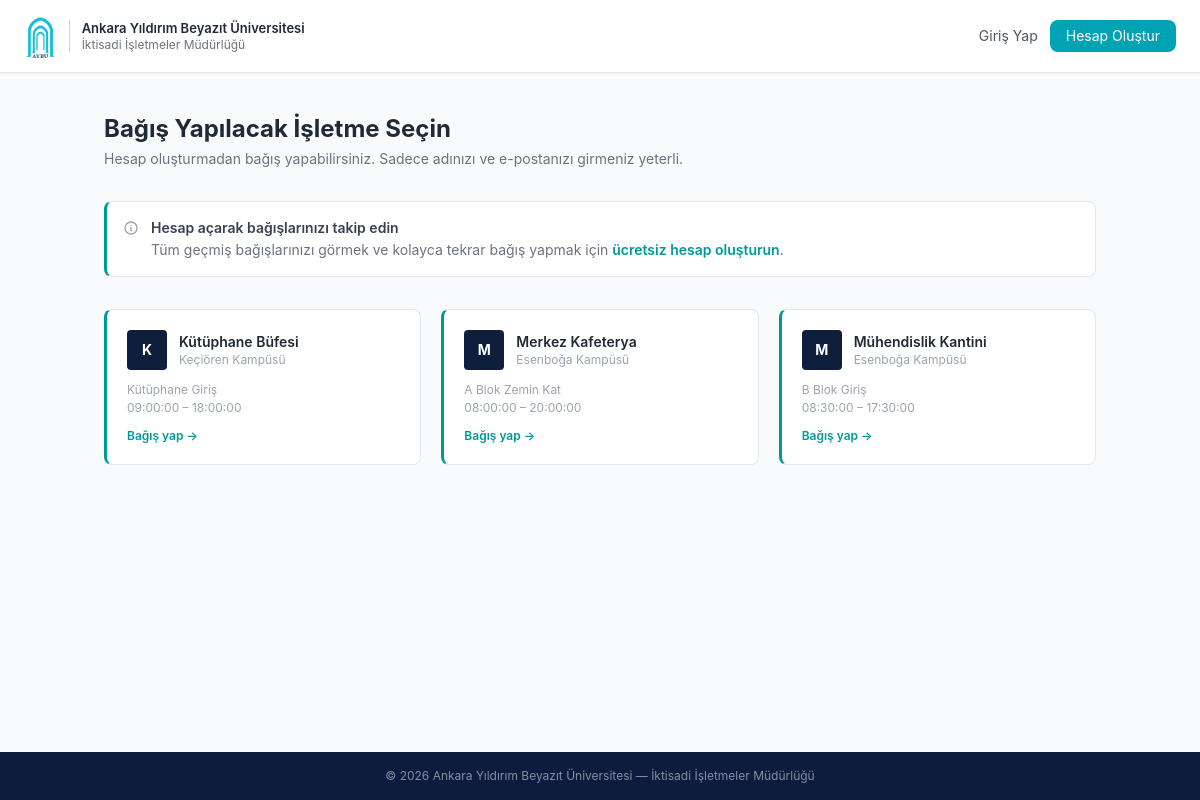
Screenshot of /askida/public/misafir-bagis with the database file from the repository.
### tables this page shows
CREATE TABLE IF NOT EXISTS venues (
    id          INT UNSIGNED AUTO_INCREMENT PRIMARY KEY,
    name        VARCHAR(255) NOT NULL,
    campus_name VARCHAR(255) NOT NULL,
    slug        VARCHAR(255) NOT NULL UNIQUE,
    description TEXT NULL,
    location    VARCHAR(255) NULL,
    phone       VARCHAR(20) NULL,
    is_active   TINYINT(1) NOT NULL DEFAULT 1,
    opens_at    TIME NULL,
    closes_at   TIME NULL,
    created_at  DATETIME NOT NULL DEFAULT CURRENT_TIMESTAMP,
    updated_at  DATETIME NOT NULL DEFAULT CURRENT_TIMESTAMP
                  ON UPDATE CURRENT_TIMESTAMP
);

### src/helpers.php (called while the page is built, shortened)
<?php
if (!function_exists('e')) {
    function e(mixed $value): string
    {
        return htmlspecialchars((string)$value, ENT_QUOTES | ENT_SUBSTITUTE, 'UTF-8');
    }
}
if (!function_exists('view')) {
    function view(string $template, array $data = []): void
    {
        extract($data, EXTR_SKIP);
        $file = ROOT . '/views/' . $template . '.php';
        require $file;
    }
}
if (!function_exists('asset')) {
    function asset(string $path): string
    {
        return BASE_URL . '/assets/' . ltrim($path, '/');
    }
}
if (!function_exists('url')) {
    function url(string $path = ''): string
    {
        if ($path === '') {
            return BASE_URL;
        }
        return BASE_URL . '/' . ltrim($path, '/');
    }
}

### src/controllers/GuestDonorController.php (called while the page is built, shortened)
<?php
class GuestDonorController
{
    public function venuesList(): void
    {
        $venueModel = new VenueModel();
        $venues     = $venueModel->getAll(true);
        view('guest/venues', compact('pageTitle', 'venues'));
    }
}

### public/index.php (called while the page is built, shortened)
<?php
require dirname(__DIR__) . '/src/bootstrap.php';
$router = new Router();
$router->get('/giris', [Controllers\AuthController::class, 'loginForm']);
$router->post('/giris', [Controllers\AuthController::class, 'login']);
$router->post('/cikis', [Controllers\AuthController::class, 'logout']);
$router->get('/sifremi-unuttum', [Controllers\PasswordResetController::class, 'forgotPasswordForm']);
$router->post('/sifremi-unuttum', [Controllers\PasswordResetController::class, 'sendResetLink']);
$router->get('/sifre-sifirla', [Controllers\PasswordResetController::class, 'resetPasswordForm']);
$router->post('/sifre-sifirla', [Controllers\PasswordResetController::class, 'resetPassword']);
$router->get('/admin', [Controllers\AdminController::class, 'dashboard']);
$router->get('/admin/isletmeler', [Controllers\AdminController::class, 'venuesList']);
$router->get('/admin/isletmeler/yeni', [Controllers\AdminController::class, 'venueCreate']);
$router->post('/admin/isletmeler/yeni', [Controllers\AdminController::class, 'venueStore']);
$router->get('/admin/isletmeler/{id}', [Controllers\AdminController::class, 'venueShow']);
$router->get('/admin/isletmeler/{id}/duzenle', [Controllers\AdminController::class, 'venueEdit']);
$router->post('/admin/isletmeler/{id}/duzenle', [Controllers\AdminController::class, 'venueUpdate']);
$router->post('/admin/isletmeler/{id}/urun-ekle', [Controllers\AdminController::class, 'productStore']);
$router->post('/admin/isletmeler/{id}/urun/{pid}/guncelle', [Controllers\AdminController::class, 'productUpdate']);
$router->post('/admin/isletmeler/{id}/urun/{pid}/sil', [Controllers\AdminController::class, 'productDelete']);
$router->get('/admin/bagislar', [Controllers\AdminController::class, 'donationsList']);
$router->post('/admin/bagislar/{id}/onayla', [Controllers\AdminController::class, 'donationApprove']);
$router->get('/admin/kullanicilar', [Controllers\AdminController::class, 'usersList']);
$router->post('/admin/kullanicilar/ekle', [Controllers\AdminController::class, 'userStore']);
$router->post('/admin/kullanicilar/{id}/toggle', [Controllers\AdminController::class, 'userToggle']);
$router->post('/admin/kullanicilar/{id}/ata', [Controllers\AdminController::class, 'userAssignVenue']);
$router->get('/admin/rezervasyonlar', [Controllers\AdminController::class, 'reservationsList']);
$router->get('/admin/ayarlar', [Controllers\AdminController::class, 'settingsForm']);
$router->post('/admin/ayarlar', [Controllers\AdminController::class, 'settingsUpdate']);
$router->get('/isletme', [Controllers\VenueAdminController::class, 'dashboard']);
$router->get('/isletme/stok', [Controllers\VenueAdminController::class, 'stock']);
$router->get('/isletme/bagislar', [Controllers\VenueAdminController::class, 'donations']);
$router->post('/isletme/bagislar/{id}/onayla', [Controllers\VenueAdminController::class, 'donationApprove']);
$router->get('/isletme/rezervasyonlar', [Controllers\VenueAdminController::class, 'reservations']);
$router->get('/isletme/teslim', [Controllers\VenueAdminController::class, 'cashier']);
$router->get('/isletme/kod-sorgula', [Controllers\VenueAdminController::class, 'claimLookup']);
$router->post('/isletme/teslim', [Controllers\VenueAdminController::class, 'claim']);
$router->get('/kasa', [Controllers\LegacyRedirectController::class, 'kasaTeslim']);
$router->post('/kasa/teslim', [Controllers\LegacyRedirectController::class, 'kasaTeslimPost']);
$router->get('/isletmeler', [Controllers\StudentController::class, 'venues']);
$router->get('/isletmeler/{id}', [Controllers\StudentController::class, 'venueDetail']);
$router->get('/isletmeler/{id}/rezerve', [Controllers\StudentController::class, 'reserveForm']);
$router->post('/isletmeler/{id}/rezerve', [Controllers\StudentController::class, 'reserveStore']);
$router->get('/rezervasyonlarim', [Controllers\StudentController::class, 'reservations']);
$router->get('/rezervasyonlarim/{id}/qr', [Controllers\StudentController::class, 'showQr']);
$router->get('/bagis', [Controllers\DonorController::class, 'venues']);
$router->get('/bagis/{id}', [Controllers\DonorController::class, 'donateForm']);
$router->post('/bagis/{id}', [Controllers\DonorController::class, 'donateStore']);
$router->get('/bagislarim', [Controllers\DonorController::class, 'donations']);
$router->get('/misafir-bagis', [Controllers\GuestDonorController::class, 'venuesList']);
$router->get('/misafir-bagis/{id}', [Controllers\GuestDonorController::class, 'donateForm']);
$router->post('/misafir-bagis/{id}', [Controllers\GuestDonorController::class, 'donateStore']);
$router->get('/kayit', [Controllers\RegisterController::class, 'form']);
$router->post('/kayit', [Controllers\RegisterController::class, 'store']);
$router->get('/isletme/{id}', [Controllers\PublicController::class, 'venueDetail']);
$router->get('/', [Controllers\AuthController::class, 'root']);
$router->dispatch($_SERVER['REQUEST_METHOD'], $_SERVER['REQUEST_URI']);

### src/bootstrap.php (called while the page is built, shortened)
<?php
spl_autoload_register(function (string $class): void {
    $map = [
        'Core\\'       => ROOT . '/src/core/',
        'Models\\'     => ROOT . '/src/models/',
        'Services\\'   => ROOT . '/src/services/',
        'Controllers\\' => ROOT . '/src/controllers/',
    ];
    foreach ($map as $prefix => $dir) {
        if (str_starts_with($class, $prefix)) {
            $relative = substr($class, strlen($prefix));
            $file = $dir . str_replace('\\', '/', $relative) . '.php';
            return;
        }
    }
});
require ROOT . '/src/helpers.php';

### src/config/database.php (called while the page is built)
<?php
return [
    'host'     => $_ENV['DB_HOST']   ?? '127.0.0.1',
    'port'     => $_ENV['DB_PORT']   ?? '3306',
    'dbname'   => $_ENV['DB_NAME']   ?? 'askida_kampus',
    'username' => $_ENV['DB_USER']   ?? 'root',
    'password' => $_ENV['DB_PASS']   ?? '',
    'charset'  => 'utf8mb4',
];

### src/core/Database.php (called while the page is built, shortened)
<?php
class Database
{
    private static ?PDO $instance = null;
    public static function getInstance(): PDO
    {
        if (self::$instance === null) {
            $config = require ROOT . '/src/config/database.php';
            $dsn = sprintf(
                'mysql:host=%s;port=%s;dbname=%s;charset=%s',
                $config['host'],
                $config['port'],
                $config['dbname'],
                $config['charset']
            );
            try {
                self::$instance = new PDO($dsn, $config['username'], $config['password'], [
                    PDO::ATTR_ERRMODE            => PDO::ERRMODE_EXCEPTION,
                    PDO::ATTR_DEFAULT_FETCH_MODE => PDO::FETCH_ASSOC,
                    PDO::ATTR_EMULATE_PREPARES   => false,
                ]);
            } catch (PDOException $e) {
                die('Veritabanı bağlantısı kurulamadı: ' . $e->getMessage());
            }
        }
        return self::$instance;
    }
}

### src/models/VenueModel.php (called while the page is built, shortened)
<?php
class VenueModel
{
    private PDO $db;
    public function __construct()
    {
        $this->db = Database::getInstance();
    }
    public function getAll(bool $activeOnly = false): array
    {
        $sql = 'SELECT * FROM venues';
        if ($activeOnly) {
            $sql .= ' WHERE is_active = 1';
        }
        $sql .= ' ORDER BY name ASC';
        return $this->db->query($sql)->fetchAll();
    }
}

### views/guest/venues.php (the view, shortened to what this page needs)
<!DOCTYPE html>
<html lang="tr">
<head>
    <script src="https://cdn.tailwindcss.com"></script>
    <link rel="stylesheet" href="<?= asset('css/app.css') ?>">
</head>
<body class="min-h-screen bg-gray-50 flex flex-col">
<header class="bg-white border-b border-gray-200 shadow-sm">
    <div class="max-w-7xl mx-auto px-6 flex items-center justify-between h-[72px]">
        <a href="<?= url() ?>" class="flex items-center gap-3">
            <img src="<?= asset('aybu.png') ?>" alt="AYBU" class="h-12 w-auto">
            <div class="border-l border-gray-300 pl-3">
                <p class="text-[13px] font-semibold text-gray-800 leading-tight">Ankara Yıldırım Beyazıt Üniversitesi</p>
                <p class="text-[12px] text-gray-500 leading-tight">İktisadi İşletmeler Müdürlüğü</p>
            </div>
        </a>
        <div class="flex items-center gap-3 text-sm">
            <a href="<?= url('giris') ?>" class="text-gray-600 hover:text-[#00A3B4] transition">Giriş Yap</a>
            <a href="<?= url('kayit') ?>" class="px-4 py-1.5 bg-[#00A3B4] text-white rounded-lg hover:bg-[#007A8A] transition">Hesap Oluştur</a>
        </div>
    </div>
</header>
<div class="flex-1 max-w-5xl mx-auto w-full px-4 py-10">
    <div class="mb-8">
        <h1 class="text-2xl font-bold text-gray-800">Bağış Yapılacak İşletme Seçin</h1>
        <p class="text-gray-500 text-sm mt-1">Hesap oluşturmadan bağış yapabilirsiniz. Sadece adınızı ve e-postanızı girmeniz yeterli.</p>
    </div>
    <div class="border border-gray-200 bg-white rounded-lg p-4 flex items-start gap-3 mb-8" style="border-left:3px solid #009999;">
        <svg class="w-4 h-4 text-gray-400 flex-shrink-0 mt-0.5" fill="none" stroke="currentColor" viewBox="0 0 24 24">
            <path stroke-linecap="round" stroke-linejoin="round" stroke-width="2" d="M13 16h-1v-4h-1m1-4h.01M21 12a9 9 0 11-18 0 9 9 0 0118 0z"/>
        </svg>
        <div>
            <p class="text-sm font-semibold text-gray-700">Hesap açarak bağışlarınızı takip edin</p>
            <p class="text-sm text-gray-500 mt-0.5">Tüm geçmiş bağışlarınızı görmek ve kolayca tekrar bağış yapmak için
                <a href="<?= url('kayit') ?>" class="font-semibold hover:underline" style="color:#009999;">ücretsiz hesap oluşturun</a>.
            </p>
        </div>
    </div>
    <div class="grid grid-cols-1 sm:grid-cols-2 lg:grid-cols-3 gap-5">
        <?php foreach ($venues as $v): ?>
        <a href="<?= url('misafir-bagis/' . $v['id']) ?>"
           class="bg-white rounded-lg border border-gray-200 p-5 block transition hover:border-gray-300" style="border-left:3px solid #009999;">
            <div class="flex items-center gap-3 mb-3">
                <div class="w-10 h-10 rounded flex items-center justify-center flex-shrink-0 text-white font-bold text-sm" style="background:#0d1f3c;">
                    <?= mb_strtoupper(mb_substr(e($v['name']), 0, 1)) ?>
                </div>
                <div class="flex-1 min-w-0">
                    <p class="font-semibold text-gray-800 text-sm"><?= e($v['name']) ?></p>
                    <p class="text-xs text-gray-400"><?= e($v['campus_name']) ?></p>
                </div>
            </div>
            <?php if ($v['location']): ?>
            <p class="text-xs text-gray-400 truncate"><?= e($v['location']) ?></p>
            <?php endif; ?>
            <?php if ($v['opens_at'] && $v['closes_at']): ?>
            <p class="text-xs text-gray-400 mt-0.5"><?= e($v['opens_at']) ?> – <?= e($v['closes_at']) ?></p>
            <?php endif; ?>
            <p class="mt-3 text-xs font-semibold" style="color:#009999;">Bağış yap →</p>
        </a>
        <?php endforeach; ?>
    </div>
</div>
<footer class="bg-[#0d1b3e] text-white/50 text-xs text-center py-4 mt-auto">
    &copy; <?= date('Y') ?> Ankara Yıldırım Beyazıt Üniversitesi — İktisadi İşletmeler Müdürlüğü
</footer>
</body>
</html>

### src/core/Router.php (shortened to what this page needs)
<?php
class Router
{
    private array $routes = [];
    public function get(string $path, array $handler): void
    {
        $this->routes[] = ['GET', $path, $handler];
    }
    public function post(string $path, array $handler): void
    {
        $this->routes[] = ['POST', $path, $handler];
    }
    public function dispatch(string $method, string $uri): void
    {
        $uri = parse_url($uri, PHP_URL_PATH);
        $uri = rtrim($uri, '/') ?: '/';
        $base = defined('SCRIPT_BASE') ? SCRIPT_BASE : '';
        if ($base && $base !== '/' && str_starts_with($uri, $base)) {
            $uri = substr($uri, strlen($base));
        }
        $uri = '/' . ltrim($uri, '/');
        foreach ($this->routes as [$routeMethod, $path, $handler]) {
            if ($routeMethod !== $method) {
                continue;
            }
            $pattern = preg_replace('#\{([a-zA-Z_]+)\}#', '([^/]+)', $path);
            $pattern = '#^' . $pattern . '$#';
            if (preg_match($pattern, $uri, $matches)) {
                array_shift($matches);
                [$class, $action] = $handler;
                $controller = new $class();
                $controller->$action(...$matches);
                return;
            }
        }
    }
}

### public/assets/css/app.css (style rules this page uses)
:root { --aybu-primary: #00A3B4; --aybu-dark: #007A8A; --aybu-light: #E0F7FA; --aybu-accent: #FF6B35; --aybu-gray: #F4F6F8; }
body { font-family: 'Inter', 'Segoe UI', system-ui, -apple-system, sans-serif; background-color: var(--aybu-gray); }

### rows the page displays
venues: name "K", name "Kütüphane Büfesi", campus_name "Keçiören Kampüsü", location "Kütüphane Giriş", opens_at "09:00:00", closes_at "18:00:00"
venues: name "M", name "Merkez Kafeterya", campus_name "Esenboğa Kampüsü", location "A Blok Zemin Kat", opens_at "08:00:00", closes_at "20:00:00"
venues: name "M", name "Mühendislik Kantini", campus_name "Esenboğa Kampüsü", location "B Blok Giriş", opens_at "08:30:00", closes_at "17:30:00"
